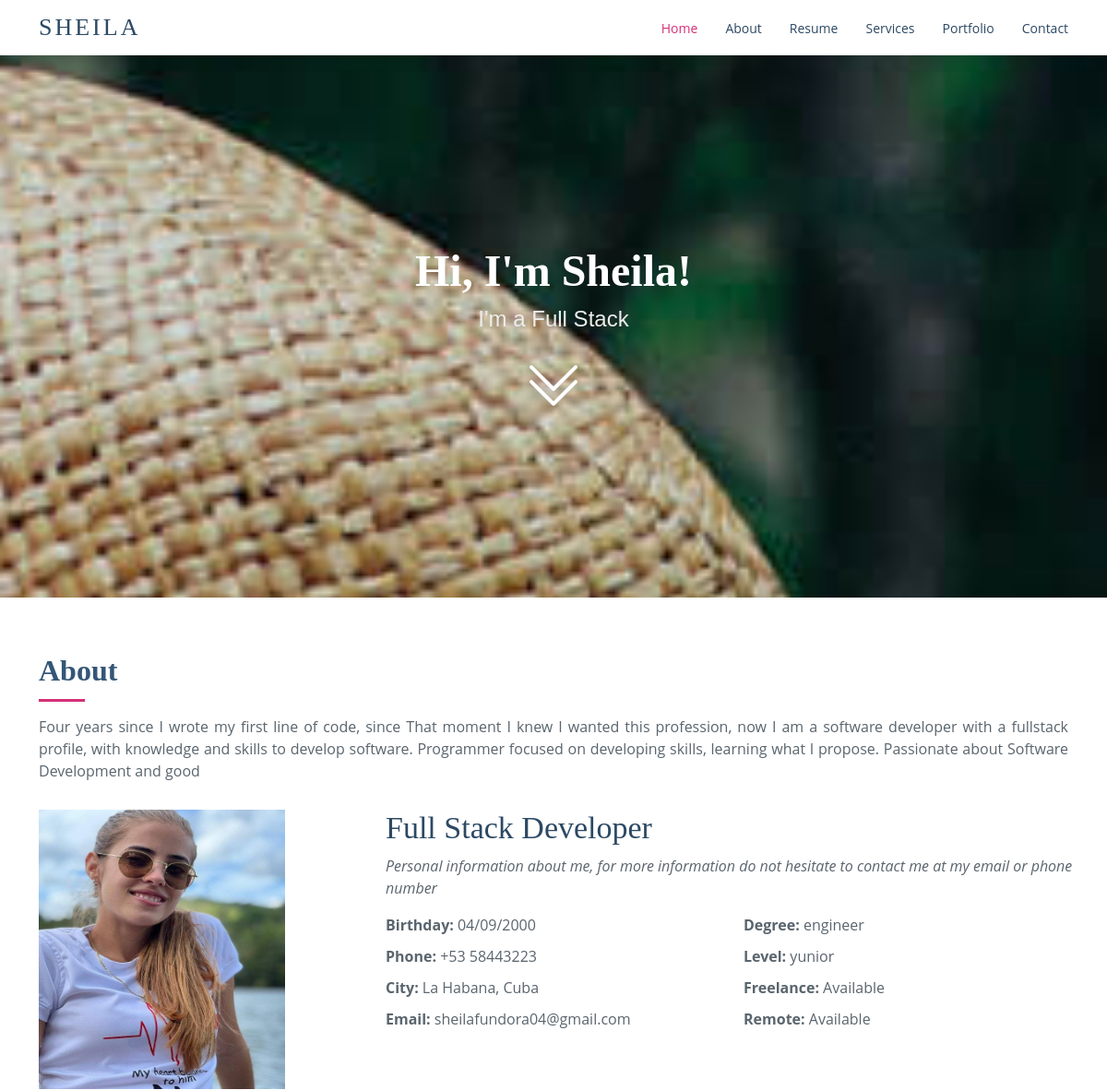
The app's page / (upper part), older data.
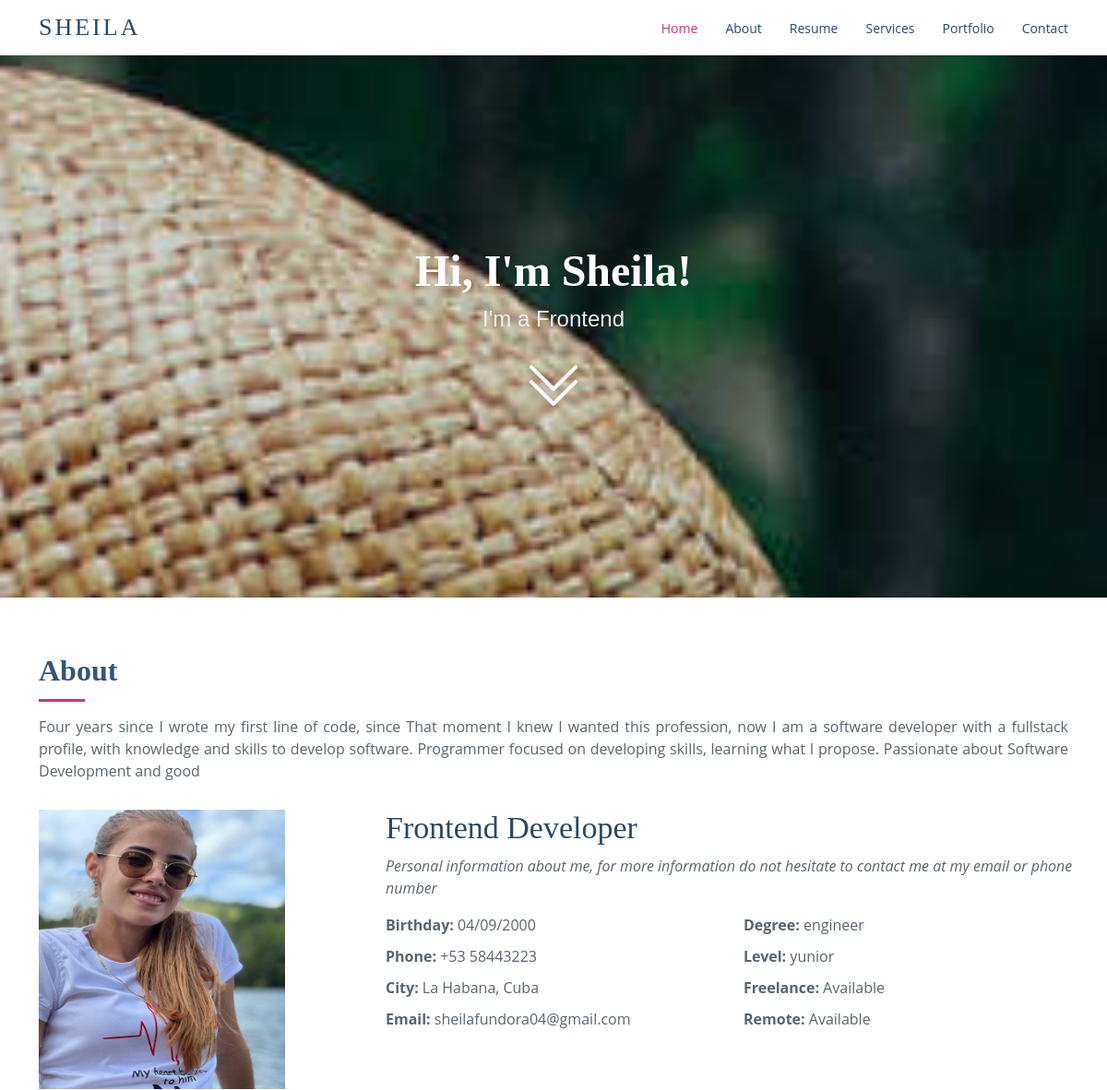
The same page, newer data.
### app/models.py (models this page shows)
class Persona(models.Model):
    speciality = models.CharField(max_length=255)
    level = models.CharField(max_length=255)
    degree = models.CharField(max_length=255)
    phone = models.CharField(max_length=255)
    city = models.CharField(max_length=255)
    birthday = models.CharField(max_length=255)
    remote = models.BooleanField()
    freelance = models.BooleanField()
    img = models.ImageField(upload_to='persona')
    class Meta:
        verbose_name = 'Persona'
        verbose_name_plural = 'Personas'

### app/views.py (the view)
# urls.py: path('', views.index, name='index'),
def index(request):
    persona = Persona.objects.all()
    skills = Skills.objects.all().values()
    networks = SocialNetwork.objects.all().values()
    textDescript = TextDescript.objects.all().values()
    services = Services.objects.all().values()
    sumary = Sumary.objects.all().values()
    project = Project.objects.all().values()
    projectTech = ProectTech.objects.all().values()
    experience = Experience.objects.all().values()
    experienceDetails = ExperienceDetails.objects.all().values()
    education = Education.objects.all().values()
    educationsDetails = EducationsDetails.objects.all().values()
    awards = Awards.objects.all().values()
    categories = Categories.objects.all().values()
    portafolio = Portafolio.objects.all()
    context = {
        'persona': persona[0],
        'skills': skills,
        'linkdin': networks[0],
        'github': networks[1],
        'twitter': networks[2],
        'instagram': networks[3],
        'facebook': networks[4],
        'email': networks[5],
        'textDescript': textDescript[0],
        'services': services,
        'sumary': sumary[0],
        'project': project,
        'projectTech': projectTech,
        'experience': experience,
        'experienceDetails': experienceDetails,
        'education': education,
        'educationsDetails': educationsDetails,
        'awards': awards,
        'sizeAward': len(awards),
        'categories': categories,
        'portafolio': portafolio
    }
    return render(request,'index.html', context)

### app/templates/index.html (shortened to what this page needs)
{% extends 'base.html' %}
{% block content %}
    <header id="header" class="d-flex align-items-center px-3 px-md-0">
            <div class="container d-flex align-items-center justify-content-between">
          <div class="logo">
            <h1><a href="{%  url 'index' %}">Sheila</a></h1>
          </div>
          <nav id="navbar" class="navbar">
            <ul>
              <li><a class="nav-link scrollto active" href="#hero">Home</a></li>
              <li><a class="nav-link scrollto" href="#about">About</a></li>
              <li><a class="nav-link scrollto" href="#resume">Resume</a></li>
              <li><a class="nav-link scrollto" href="#services">Services</a></li>
              <li><a class="nav-link scrollto" href="#portfolio">Portfolio</a></li>
              <li><a class="nav-link scrollto" href="#contact">Contact</a></li>
            </ul>
          </nav>
        </div>
        </header>
    <section id="hero" class="d-flex flex-column align-items-center justify-content-center mt-5">
    <h1>Hi, I'm Sheila!</h1>
    <h2>I'm a {{ persona.speciality }}</h2>
    <a href="#about" class="btn-get-started scrollto"><i class="bi bi-chevron-double-down"></i></a>
    </section>
    <main id="main">
    <section id="about" class="about px-4 px-md-0 ">
      <div class="container w-md-75" data-aos="fade-up" >
        <div class="section-title">
          <h2>About</h2>
          <p style="text-align: justify">{{ textDescript.description }}</p>
        </div>
        <div class="row">
          <div class="col-lg-4">
            <img src="{{persona.img.url}}" class="img-fluid w-75 " alt="" style="height: 85%; width: 85%">
          </div>
          <div class="col-lg-8 pt-4 pt-lg-0 content ps-2 ">
            <h3>{{ persona.speciality }} Developer</h3>
            <p class="fst-italic">
              Personal information about me, for more information do not hesitate to contact me at my email or
                phone number
            </p>
            <div class="row mt-3">
              <div class="col-lg-6">
                <ul class="p-0">
                    <li class="li-about"> <strong>Birthday:</strong> {{persona.birthday}}</li>
                    <li class="li-about"> <strong>Phone:</strong> {{persona.phone}}</li>
                    <li class="li-about"> <strong>City:</strong> {{persona.city}}</li>
                    <li class="li-about"><strong>Email:</strong> {{email.link}}</li>
                </ul>
              </div>
              <div class="col-lg-6">
                <ul class="p-0">
                    <li class="li-about"><strong>Degree:</strong> {{persona.degree}}</li>
                    <li class="li-about"><strong>Level:</strong> {{persona.level}}</li>
                    <li class="li-about">
                    <strong>Freelance:</strong>
                    {% if persona.freelance %}
                        Available
                    {% else %}
                        No Available
                    {% endif %}
                    </li>
                    <li class="li-about">
                    <strong>Remote:</strong>
                    {% if persona.remote %}
                    Available
                    {% else %}
                    No Available
                    {% endif %}
                    </li>
                </ul>
              </div>
            </div>
          </div>
        </div>
      </div>
    </section>
    </main>
{% endblock %}

Row changes from the older to the newer data that the page shows:
changed Persona "La Habana, Cuba": speciality "Full Stack" → "Frontend"
